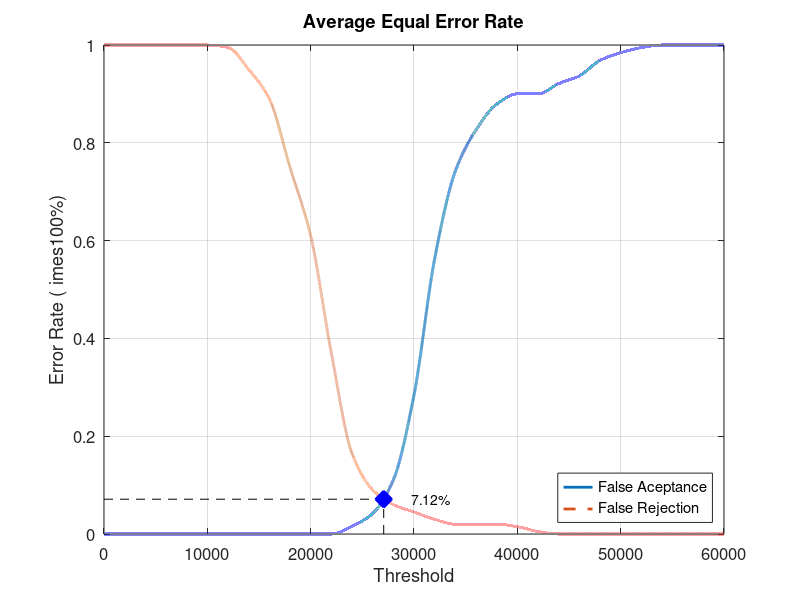
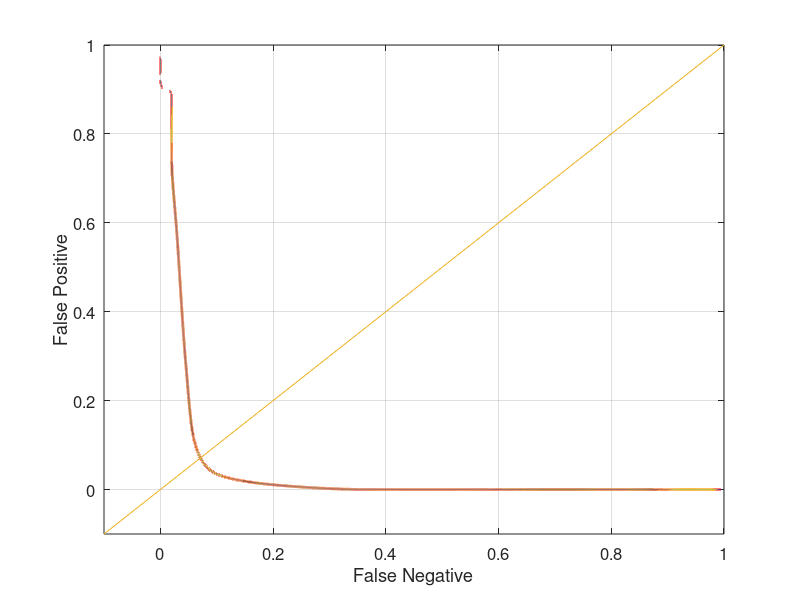

Reproduce these figures in MATLAB, in order.
close all;
clear;
clc;
x = 0:2000:60000;
xq = 0:0.5:60000;

y0 = [0 0 0 0 0 0 0 0 0 0 0 0 0.0157895 0.0421053 0.110526 0.284211 0.563158 0.742105 0.826316 0.878947 0.9 0.9 0.921053 0.936842 0.968421 0.984211 0.994737 1 1 1 1]
yy0 = interp1(x, y0, xq, 'pchip');
y1 = [1 1 1 1 1 1 0.995 0.95 0.89 0.75 0.61 0.37 0.165 0.09 0.06 0.045 0.03 0.02 0.02 0.02 0.015 0.005 0 0 0 0 0 0 0 0 0]
yy1 = interp1(x, y1, xq, 'pchip');

% Calculating EER: 
y2 = abs(y0 - y1);
find(y2 == min(y2))
yy2 = abs(yy0 - yy1);
xEER = find(yy2 == min(yy2));
xEERIndex = xq(xEER) % X-axis EER
yEER = yy0(xEER) % Y-axis EER

main = figure
plot(xq, yy0,'-','LineWidth', 2);	hold on
plot(xq, yy1,'--','LineWidth', 2);	hold on
plot([xEERIndex xEERIndex], [0 yEER], 'k--');	hold on
plot([0 xEERIndex], [yEER yEER], 'k--');	hold on
plot(xEERIndex, yEER, 'bx', 'LineWidth', 10);	hold on
text(xEERIndex + 10 * xEERIndex / 100, yEER, [num2str(round((10000 * yEER)) / 100) '%'])
legend('False Aceptance', 'False Rejection', 'Location', 'SouthEast')
xlabel('Threshold')
ylabel('Error Rate (	imes100%)')
title('Average Equal Error Rate')
set(gca, 'FontSize', 12)
axis([0 60000 0 1])
grid on

print(main, 'Database3_1Main', '-dpng');
FNRxFPR = figure('Color', [1 1 1]);
plot(yy1, yy0, '-', yy1, yy0, 'LineWidth', 2);
hold on
y = -0.1:0.1:1
plot(y, y); 
set(gca, 'FontSize', 12)
xlabel('False Negative')
ylabel('False Positive')
axis([-0.1 1 -0.1 1])
set(gca, 'FontSize', 12)
grid on

print(FNRxFPR, 'Database3_1FNRxFPR','-dpng');
